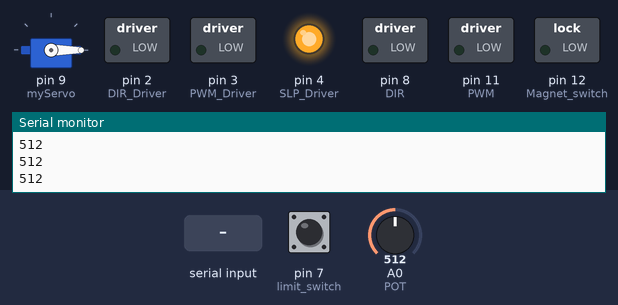
The sketch below on a simulated Arduino Uno, built with avr-gcc and run on an emulated ATmega328P. Parts: servo, switched loads named in the sketch (green lamp = pin HIGH), output pins drawn as LEDs (lit = HIGH), the last lines printed to the serial monitor. The test bench sets the inputs (shaded band); at power-on: pin 7 (limit_switch) LOW, A0 (POT) = 512.

Above: at 1.2 s.
1.3 s: "1" received over Serial
At 2.3 s:
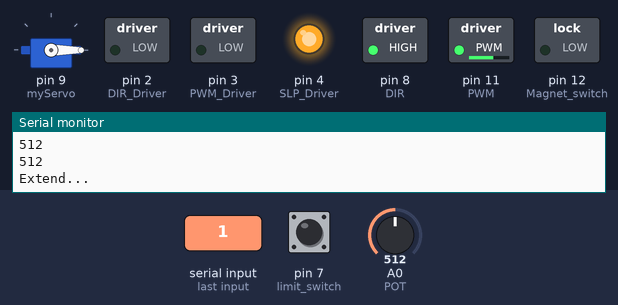
4.3 s: "2" received over Serial
At 7.1 s:
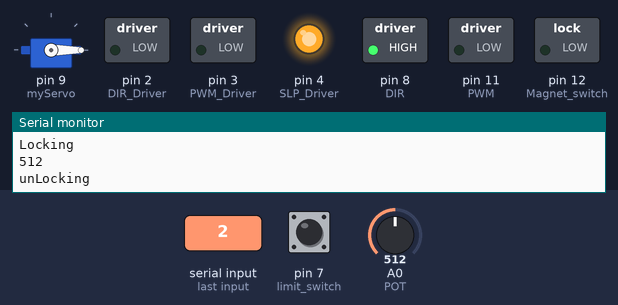
7.3 s: "3" received over Serial
10.3 s: "6" received over Serial
13.3 s: pin 7 (limit_switch) pulled HIGH for 0.15 s
At 13.9 s:
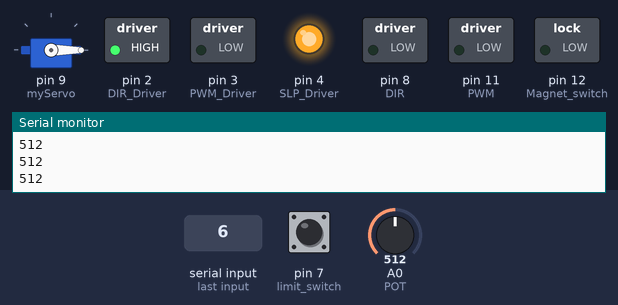
14.9 s: "4" received over Serial
At 15.4 s:
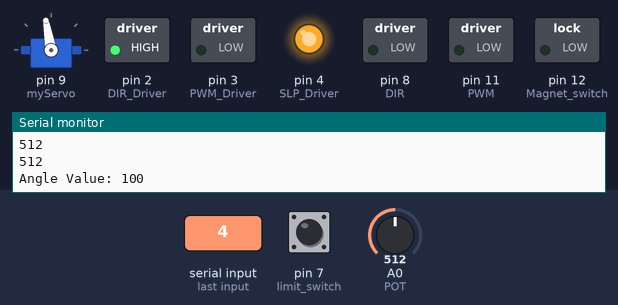
Timing chart, 0 to 17.9 s (numbered marks = the images above; inputs shaded):
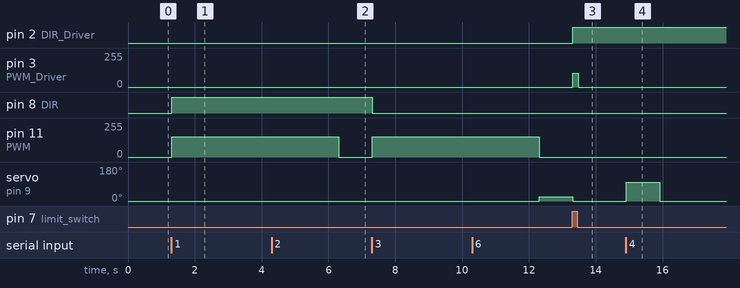

The sketch:

lifting_mechanism_serial_command.ino
```cpp
#include <Servo.h>

Servo myServo;
const int DIR = 8;//for linear actuator
const int Magnet_switch=12;
const int PWM = 11;// for linear actuator
const int DIR_Driver= 2;//for dc motor
const int PWM_Driver= 3;//for dc motor
const int SLP_Driver= 4;//for dc motor
const int limit_switch=7;
const int POT = A0;
const int high_lim = 670;//670
const int keep_lim = 420;//420
const int low_lim = 285;//285


int duty_cycle = 60;
int state;// 1= extend link, 2=retract link , 3= extend plate, 4= retract plate, 5= dropping, 6=lifting, 7= keeping
int angle=0;
int duty_cycle_driver= 40; //percentage 40
int pot_val;
int i=0;
int switchstate=0;

//procedue ==> 1 -> 5 -> move under chair -> 4 -> 6/(7) -> move to location -> 5 -> 3 -> move out of chair -> 7 -> 2;

void setup() {
  pinMode(DIR, OUTPUT);
  pinMode(Magnet_switch,OUTPUT);
  pinMode(PWM, OUTPUT);
  pinMode(DIR_Driver, OUTPUT);
  pinMode(PWM_Driver, OUTPUT);
  pinMode(SLP_Driver, OUTPUT);
  pinMode(POT, INPUT);
  pinMode(limit_switch,INPUT);
  myServo.attach(9);
  digitalWrite(Magnet_switch,LOW);
  digitalWrite(SLP_Driver, HIGH);
  Serial.begin(9600);
  Serial.println("Actuator initialized");
  Serial.println("Lock initialise");
  Serial.println("Servo initialise");
  Serial.println("Motor initialized");
}

int pot_read()
{
  pot_val = analogRead(POT);
  //if (Serial.available()>0){
  Serial.println(pot_val);

  //}

}

void retract()
{
  Serial.println("unLocking");
  digitalWrite(Magnet_switch,LOW);
  delay(1000);
  Serial.println("Retracting...");
  digitalWrite(DIR,LOW);
  analogWrite(PWM, (int)(duty_cycle*255/100));
  delay(5000);
  //state=0;
  Serial.println("Retract Finish");
}

void extend()
{

  Serial.println("Extend...");
  digitalWrite(DIR, HIGH);
  analogWrite(PWM, (int)(duty_cycle*255/100));
  delay(5000);
 // state=0;
  Serial.println("Extend Finish");
  Serial.println("Locking");
  digitalWrite(Magnet_switch,HIGH);
}

void drop()
{
  Serial.println("Dropping...");
  digitalWrite(DIR_Driver, LOW);
  analogWrite(PWM_Driver, (int)(duty_cycle_driver*255/100));
}

void lift()
{

  Serial.println("Lifting...");
  digitalWrite(DIR_Driver, HIGH);
  analogWrite(PWM_Driver, (int)(duty_cycle_driver*255/100));
}

void loop() {

   pot_read();
   state = Serial.read();
   switchstate = digitalRead(limit_switch);

   if (state == '1')
   {
    extend();
   }
   if (state == '2')
   {
    retract();
   }
   if (state =='3'){
    angle=23;
    Serial.print("Angle Value: ");
    Serial.println(angle);
    myServo.write(angle);
    delay(1000);
   }
   if(state=='4'){
     angle=100;
    Serial.print("Angle Value: ");
    Serial.println(angle);
    myServo.write(angle);
    delay(1000);
   }
   if (state == '5')
   {
    i=5;
   }
   if (state == '6')
   {
    i=6;
   }
   if (state == '7'){
    i=7;
   }

   else {
    analogWrite(PWM, (int)(0));
    myServo.write(0);
    angle=0;
   }

   if(i==5){
    drop();
   }
   if(i==6){
    lift();
   }

   if(pot_val<keep_lim and i==7){
    lift();
    i++;
   }
   if(pot_val>keep_lim and i==7){
    drop();
    i++;
   }
   if( pot_val == keep_lim and i==8){
    Serial.println("keeping position done!");
    Serial.println(pot_val);
    analogWrite(PWM_Driver, (int)(0));
    i=0;
   }

   if (pot_val < low_lim and i == 5)
   {
    Serial.println("Dropping done!");
    Serial.println(pot_val);
    analogWrite(PWM_Driver, (int)(0));
    i=0;
   }
   else if (pot_val > high_lim and i == 6)
   {
    Serial.println("Lifting done!");
    Serial.println(pot_val);
    analogWrite(PWM_Driver, (int)(0));
    i=0;
   }
   if(switchstate == HIGH){
  //Serial.print("safe");
  }
  else if(switchstate == LOW){
  //Serial.println("Not Safe");
  analogWrite(PWM_Driver, (int)(0));
  i=0;
  }

}
```

Measured:
- after the input at 1.3 s, pin 8 (DIR): LOW → HIGH at once; pin 11 (PWM): 0/255 → 153/255 at once
- after the input at 4.3 s, pin 12 (Magnet_switch): stays LOW (without the input it goes to HIGH after 2.0 s)
- after the input at 13.3 s, pin 3 (PWM_Driver): 0/255 → 102/255 at once, → 0/255 0.16 s later
- after the input at 14.9 s, servo on pin 9 (myServo): 0° → 100° at once, → 0° 1.0 s later
